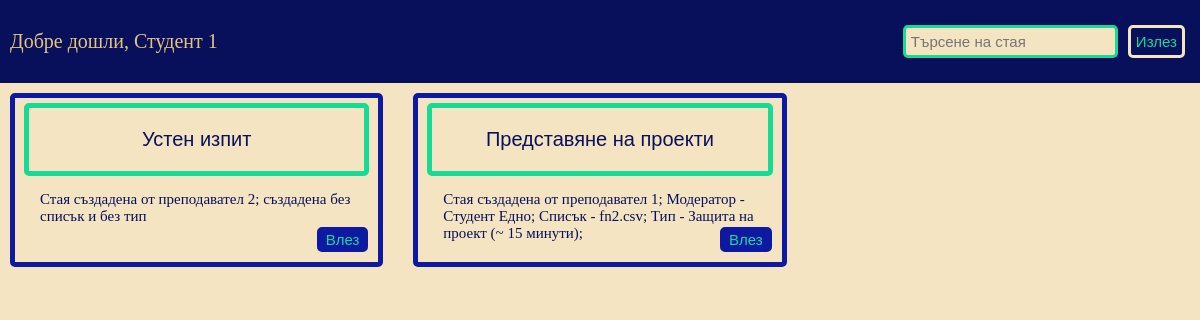
Page /views/lobby.php (signed in) on the committed database.
### tables this page shows
CREATE TABLE `rooms` (
  `room_id` int(11) NOT NULL,
  `creator_id` int(11) NOT NULL,
  `moderator_id` int(11) NOT NULL,
  `name` varchar(100) NOT NULL,
  `description` varchar(400) NOT NULL,
  `type_id` int(11) DEFAULT NULL,
  `url` varchar(400) DEFAULT NULL,
  `meeting_password` varchar(100) DEFAULT NULL,
  `break_until` datetime DEFAULT NULL,
  `avg_time` int(11) DEFAULT NULL,
  `passed_people` int(11) NOT NULL DEFAULT 0
);

### config.php (called while the page is built)
<?php
return array(
    'DB_SERVERNAME' => 'localhost',
    'DB_USERNAME' => 'test_user',
    'DB_PASSWORD' => 'pass',
    'DB_NAME' => 'waiting_room',
    'URL' => 'http://localhost/waitingroom/views/lobby.php',
    'BASE_FOLDER' => 'C:\xampp\htdocs\WaitingRoom',
    'BASE_URL' => 'http://localhost/waitingroom'
);
?>

### db/connect_db.php (called while the page is built)
<?php
class Database {
    private $pdo;
    private static $instance = null;
    private function __construct(){
        $config = include($_SERVER['DOCUMENT_ROOT'].'\WaitingRoom\config.php');
        $host = $config['DB_SERVERNAME'];
        $db = $config['DB_NAME'];
        $user = $config['DB_USERNAME'];
        $password = $config['DB_PASSWORD'];
        $dsn = "mysql:host=$host;dbname=$db;charset=UTF8";
        try {
        	$this->pdo = new PDO($dsn, $user, $password);
        } catch (PDOException $e) {
           echo 'failed';
           echo $e->getMessage();
        }
    }
    public static function getInstance() {
        if (self::$instance == null) {
            self::$instance = new Database();
        }
        return self::$instance;
    }
    public function getConnection() {
        return $this->pdo;
    }
}
?>

### db/lobby.php (called while the page is built, shortened)
<?php
require_once('connect_db.php');
class LobbyModel{
    private $pdo;
    public function __construct(){
        $db = Database::getInstance();
        $this->pdo = $db->getConnection();
    }
    function getAllRooms(){
	   $query = 'SELECT name, description, room_id FROM rooms';
	   $stmt = $this->pdo->query($query);
	   $rows = $stmt->fetchAll(PDO::FETCH_ASSOC);
	   return $rows;
    }
}
?>

### controllers/lobby_controller.php (called while the page is built, shortened)
<?php
$config = require_once $_SERVER['DOCUMENT_ROOT'].'/WaitingRoom/config.php';
$base_dir = $config['BASE_FOLDER'];
require_once "$base_dir/db/lobby.php";
function getAllRooms(){
    $model = new LobbyModel();
    return $model->getAllRooms();
}
?>

### views/lobby.php (the view, shortened to what this page needs)
<?php
 include_once '../controllers/lobby_controller.php';
?>
<!DOCTYPE html>
<html>
<head>
    <link rel="stylesheet" href="styles/lobby.css">
</head>
<body>
<header>
    <?php if(!isset($_SESSION["name"])) : ?>
    <form method="get" action="registration.php">
            <button  type="submit" class="header_button">Регистрирай се</button>
    </form>
    <form method="get" action="login.php">
        <button type="submit" class="header_button">Влез в акаунт</button>
    </form>
    <?php else: ?>
     <?php
        echo "<p>Добре дошли, {$_SESSION["name"]}</p>";
     ?>
     <form method="post" action="../controllers/lobby_controller.php">
                 <input  type="submit" class="header_button" name="exit" value="Излез">
     </form>
    <?php endif; ?>
		 <form method = "post" action="../controllers/lobby_controller.php">
				<input type="text" class="search_field" name="key_word" placeholder="Търсене на стая">
	 </form>
</header>
<div class="rooms_list">
<?php
if(isset($_SESSION['rooms'])){
	$rows = $_SESSION['rooms'];
	unset($_SESSION['rooms']);
}
else{
	$rows = getAllRooms();
}
if($rows){
    foreach($rows as $row){
        echo "<div class=\"room\">
        <div class=\"room_name\"><p>{$row['name']}</p></div>
        <div class=\"room_description\"><p>{$row['description']}</p></div>
        <button class=\"join_button\" type=\"button\"><a href=\"room/room.php?room={$row['room_id']}\">Влез</a></button>
        </div>";
    }
}
?>
</div>
</body>
</html>

### views/styles/lobby.css (style rules this page uses)
body { margin:0px; background-color: #f4e4c1; }
header { position:sticky; top:0; overflow:auto; padding:10px; background-color:#080f5b; color:#e4c580; font-size:20px; z-index:10; }
header p { float:left; }
.rooms_list { display: grid; grid-template-columns: repeat(3, 1fr); gap: 10px; grid-auto-rows: minmax(100px, auto); }
.room { position:relative; margin:10px; padding:5px; border-style: solid; border-radius: 5px; border-width:5px; border-color:#0d19a3; background-color:#f4e4c1; }
.room_name { margin-left: auto; margin-right: auto; width: 95%; text-align:center; font-size:20px; font-family: Arial, Helvetica, sans-serif; border-style: solid; border-radius: 5px; border-width:5px; color: #080f5b; border-color:#15db95; }
.room_description { font-size:15px; margin-left:20px; color: #080f5b; }
.join_button { position:absolute; bottom:10px; right:10px; text-align: center; font-size:15px; border-style: solid; border-width: 3px; border-radius : 5px; color: #15db95; border-color:#0d19a3; background-color:#0d19a3; }
a:link, a:visited { text-decoration: none; color: #15db95; }
.header_button { float:right; margin:5px; margin-top:15px; padding: 5px; font-size:15px; text-align: center; border-style: solid; border-width: 3px; border-radius : 5px; color: #15db95; border-color:#f4e4c1; background-color:#080f5b; }
.search_field { float:right; margin:5px; margin-top:15px; padding: 5px; font-size:15px; border-style: solid; border-width: 3px; border-radius : 5px; color: #080f5b; border-color:#15db95; background-color:#f4e4c1; }

### rows in the picture
rooms: name "Устен изпит", description "Стая създадена от преподавател 2; създадена без списък и без тип"
rooms: name "Представяне на проекти", description "Стая създадена от преподавател 1; Модератор - Студент Едно; Списък - fn2.csv; Тип - Защита на проект (~ 15 минути);"

### other values in the picture
$_SESSION["name"] "Студент 1"
